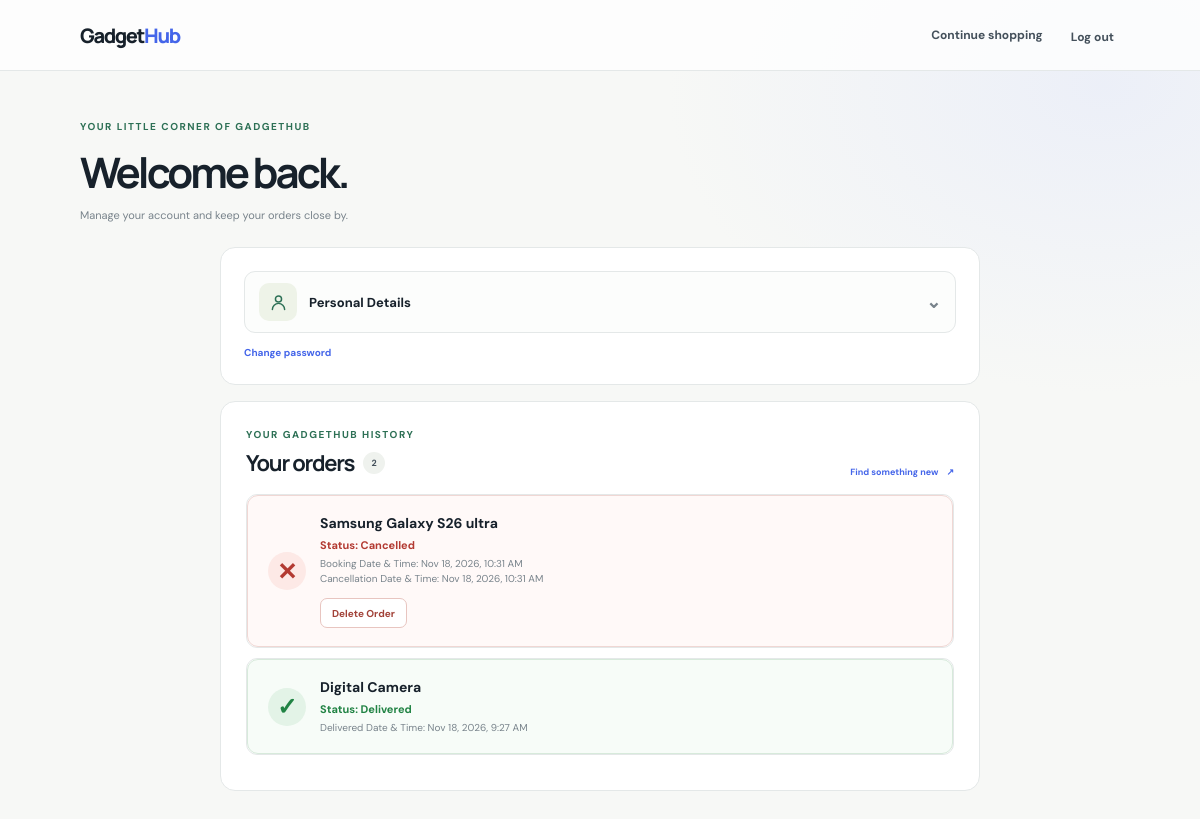
Page /account/ (signed in) on the earlier database version.
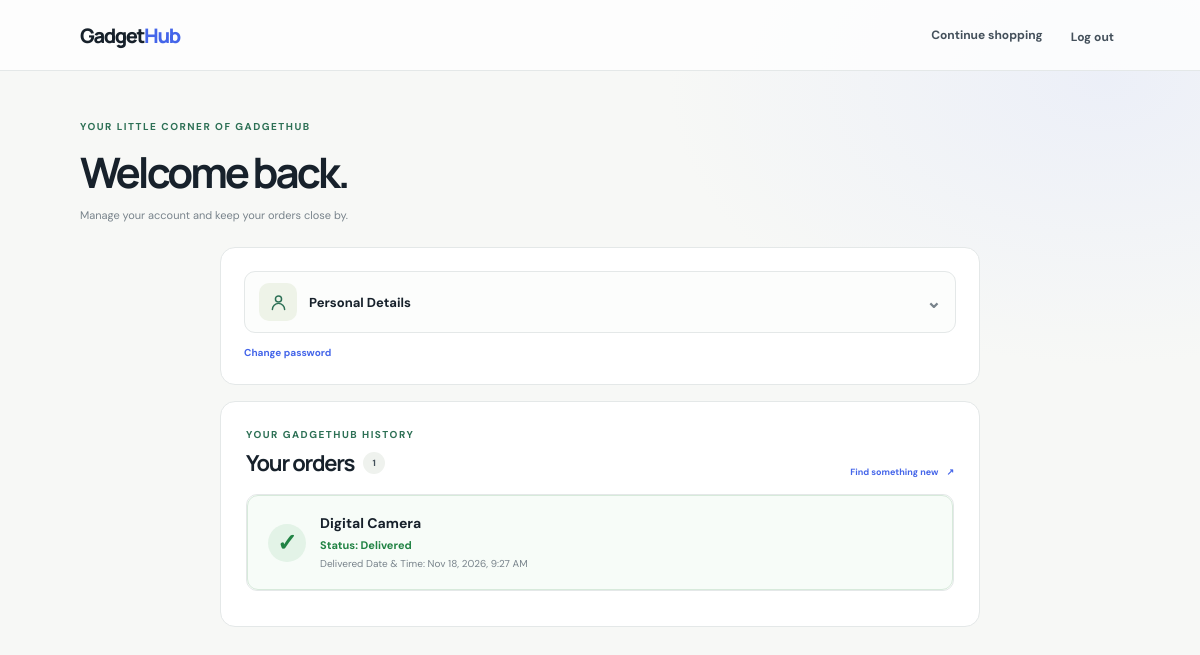
Same page on the later database version.
### home/models.py (models this page shows, shortened)
class Order(models.Model):
    class Status(models.TextChoices):
        PENDING = "pending", "Pending"
        CONFIRMED = "confirmed", "Confirmed"
        SHIPPED = "shipped", "Shipped"
        OUT_FOR_DELIVERY = "out_for_delivery", "Out for delivery"
        DELIVERED = "delivered", "Delivered"
        CANCELLED = "cancelled", "Cancelled"
    class PaymentMethod(models.TextChoices):
        CASH_ON_DELIVERY = "cash_on_delivery", "Cash on delivery"
        ARRANGE_WITH_STORE = "arrange_with_store", "Arrange with store"
        RAZORPAY = "razorpay", "Razorpay"
    class PaymentStatus(models.TextChoices):
        UNPAID = "unpaid", "Unpaid"
        PENDING = "pending", "Pending"
        PAID = "paid", "Paid"
        FAILED = "failed", "Failed"
        CANCELLED = "cancelled", "Cancelled"
        REFUNDED = "refunded", "Refunded"
    user = models.ForeignKey(
        settings.AUTH_USER_MODEL, on_delete=models.PROTECT, related_name="orders"
    )
    full_name = models.CharField(max_length=160)
    email = models.EmailField()
    phone = models.CharField(max_length=30)
    address = models.TextField()
    status = models.CharField(
        max_length=20, choices=Status.choices, default=Status.PENDING
    )
    payment_method = models.CharField(
        max_length=30,
        choices=PaymentMethod.choices,
        default=PaymentMethod.CASH_ON_DELIVERY,
    )
    payment_status = models.CharField(
        max_length=20, choices=PaymentStatus.choices, default=PaymentStatus.UNPAID
    )
    total = models.DecimalField(max_digits=12, decimal_places=2)
    stock_deducted = models.BooleanField(default=False, editable=False)
    location_latitude = models.FloatField(null=True, blank=True)
    location_longitude = models.FloatField(null=True, blank=True)
    created_at = models.DateTimeField(auto_now_add=True)
    class Meta:
        ordering = ["-created_at"]
    @property
    def latest_tracking_event(self):
        events = list(self.tracking_events.all())
        return events[-1] if events else None
    @property
    def delivered_at(self):
        if self.status != self.Status.DELIVERED:
            return None
        event = self.latest_tracking_event
        if event and event.status == self.Status.DELIVERED:
            return event.created_at
        return None
    @property
    def cancelled_at(self):
        if self.status != self.Status.CANCELLED:
            return None
        events = list(self.tracking_events.all())
        return next(
            (
                event.created_at
                for event in reversed(events)
                if event.status == self.Status.CANCELLED
            ),
            None,
        )

class OrderItem(models.Model):
    order = models.ForeignKey(Order, on_delete=models.CASCADE, related_name="items")
    product = models.ForeignKey(
        Product, on_delete=models.SET_NULL, null=True, blank=True
    )
    product_name = models.CharField(max_length=160)
    unit_price = models.DecimalField(max_digits=10, decimal_places=2)
    quantity = models.PositiveIntegerField()

class OrderTrackingEvent(models.Model):
    order = models.ForeignKey(
        Order, on_delete=models.CASCADE, related_name="tracking_events"
    )
    previous_status = models.CharField(
        max_length=24, choices=Order.Status.choices, blank=True, default=""
    )
    status = models.CharField(max_length=24, choices=Order.Status.choices)
    description = models.CharField(max_length=240)
    updated_by_name = models.CharField(max_length=160, blank=True)
    updated_by = models.ForeignKey(
        settings.AUTH_USER_MODEL,
        on_delete=models.SET_NULL,
        null=True,
        blank=True,
        related_name="order_tracking_events",
    )
    created_at = models.DateTimeField(default=timezone.now)
    class Meta:
        ordering = ["created_at", "pk"]

### home/views.py (the view, shortened to what this page needs)
# urls.py: path("account/", views.account, name="account"),
@login_required
def account(request):
    profile, _ = CustomerProfile.objects.get_or_create(user=request.user)
    is_admin = request.user.is_staff
    is_staff_profile = is_gadgethub_staff(request.user)
    is_employee_profile = is_admin or is_staff_profile
    profile_form_class = (
        AdminProfileForm if is_employee_profile else CustomerProfileForm
    )
    profile_form_kwargs = (
        {"user": request.user, "profile": profile}
        if is_employee_profile
        else {"instance": profile, "user": request.user}
    )
    profile_form = profile_form_class(**profile_form_kwargs)
    password_form = FriendlyPasswordChangeForm(request.user)
    show_password_form = False
    show_profile_details = False
    show_profile_edit = False
    if not is_employee_profile:
        paid_transactions = PaymentTransaction.objects.filter(
            order_id=OuterRef("pk"),
            status=PaymentTransaction.Status.PAID,
        )
        orders = (
            request.user.orders.annotate(
                has_verified_payment=Exists(paid_transactions)
            )
            .filter(
                Q(
                    payment_method__in=[
                        Order.PaymentMethod.CASH_ON_DELIVERY,
                        Order.PaymentMethod.ARRANGE_WITH_STORE,
                    ]
                )
                | Q(payment_status=Order.PaymentStatus.PAID)
            )
            .prefetch_related("items", "tracking_events")
            .all()
        )
    else:
        orders = Order.objects.none()
    return render(
        request,
        "home/account.html",
        {
            "orders": orders,
            "profile": profile,
            "profile_form": profile_form,
            "password_form": password_form,
            "show_password_form": show_password_form,
            "show_profile_details": show_profile_details,
            "show_profile_edit": show_profile_edit,
            "is_admin": is_admin,
            "is_staff_profile": is_staff_profile,
            "is_employee_profile": is_employee_profile,
        },
    )

### home/roles.py (called while the page is built)
def is_gadgethub_staff(user):
    return (
        user.is_authenticated
        and user.groups.filter(name=STAFF_GROUP_NAME).exists()
    )

### home/templates/home/account.html (shortened to what this page needs)
{% load static %}
<!DOCTYPE html>
<html lang="en">
<head>
    <link rel="stylesheet" href="{% static 'home/style.css' %}?v=20261123-mobile">
</head>
<body class="account-page {% if is_employee_profile %}admin-dashboard{% else %}customer-dashboard{% endif %}">
    <header class="dashboard-header">
        <div class="dashboard-header-inner">
            <a href="{% url 'home' %}" class="logo">
                <span class="logo-word">Gadget<span>Hub</span></span>
            </a>
            <nav class="dashboard-nav" id="account-navigation" aria-label="Account navigation">
                <a href="{% url 'home' %}">Continue shopping</a>
                <form method="post" action="{% url 'logout' %}">
                    <button type="submit">Log out</button>
                </form>
            </nav>
        </div>
    </header>
    <main class="dashboard-shell">
        <section class="dashboard-welcome">
            <div>
                {% if is_admin %}
                    <p class="eyebrow">YOUR GADGETHUB WORKSPACE</p>
                    <h1>Admin account.</h1>
                    <p>Manage your profile and jump into the store tools you use every day.</p>
                {% elif is_staff_profile %}
                    <p class="eyebrow">YOUR GADGETHUB WORKSPACE</p>
                    <h1>Staff account.</h1>
                    <p>Manage your personal and employee details.</p>
                {% else %}
                    <p class="eyebrow">YOUR LITTLE CORNER OF GADGETHUB</p>
                    <h1>Welcome back.</h1>
                    <p>Manage your account and keep your orders close by.</p>
                {% endif %}
            </div>
        </section>
        <div class="dashboard-grid">
            <section class="dashboard-panel profile-panel">
                <button
                    type="button"
                    class="personal-details-toggle"
                    data-personal-details-toggle
                    aria-controls="personal-details-panel"
                    aria-expanded="{{ show_profile_details|yesno:'true,false' }}"
                >
                    <span class="personal-details-icon" aria-hidden="true">
                        <svg viewBox="0 0 24 24"><circle cx="12" cy="8" r="3.5"/><path d="M5 20a7 7 0 0 1 14 0"/></svg>
                    </span>
                    <span>Personal Details</span>
                    <span class="personal-details-chevron" aria-hidden="true">⌄</span>
                </button>
                <button
                    type="button"
                    class="password-panel-toggle"
                    data-password-panel-toggle
                    data-open-label="Change password"
                    data-close-label="Close password form"
                    aria-controls="account-security-panel"
                    aria-expanded="{{ show_password_form|yesno:'true,false' }}"
                >
                    {% if show_password_form %}Close password form{% else %}Change password{% endif %}
                </button>
            </section>
        </div>
        {% if is_admin %}
            <section class="admin-management-panel" aria-labelledby="admin-management-title">
                <div class="admin-management-heading">
                    <div>
                        <p class="eyebrow">STORE OPERATIONS</p>
                        <h2 id="admin-management-title">Admin dashboard</h2>
                        <p>Manage the catalog, orders, delivery progress, and payment records.</p>
                    </div>
                    <a class="button button-dark" href="{% url 'admin:index' %}">Open dashboard <span aria-hidden="true">↗</span></a>
                </div>
                <div class="admin-management-grid">
                    <a class="admin-management-link" href="{% url 'admin:home_product_changelist' %}">
                        <span aria-hidden="true">▣</span><strong>Products &amp; inventory</strong><small>Manage listings and availability</small>
                    </a>
                    <a class="admin-management-link" href="{% url 'admin:home_category_changelist' %}">
                        <span aria-hidden="true">▦</span><strong>Categories</strong><small>Organize the product catalog</small>
                    </a>
                    <a class="admin-management-link" href="{% url 'admin:home_order_changelist' %}">
                        <span aria-hidden="true">▤</span><strong>Customer orders</strong><small>Review orders and payment status</small>
                    </a>
                    <a class="admin-management-link" href="{% url 'admin:order_updates' %}">
                        <span aria-hidden="true">↗</span><strong>Order tracking</strong><small>Confirm, ship, and deliver orders</small>
                    </a>
                    <a class="admin-management-link" href="{% url 'admin:home_paymenttransaction_changelist' %}">
                        <span aria-hidden="true">₹</span><strong>Payment details</strong><small>View Razorpay transaction records</small>
                    </a>
                </div>
            </section>
        {% else %}
        <section
            class="orders-panel"
            data-order-tracking
            data-tracking-url="{% url 'order_tracking' %}"
        >
            <div class="orders-panel-heading">
                <div>
                    <p class="eyebrow">YOUR GADGETHUB HISTORY</p>
                    <h2>Your orders <span class="order-count">{{ orders|length }}</span></h2>
                </div>
                <a href="{% url 'home' %}#products" class="text-link">Find something new <span aria-hidden="true">↗</span></a>
            </div>
            {% for order in orders %}
                <article
                    class="account-order{% if order.status == 'delivered' %} account-order-delivered{% elif order.status == 'cancelled' %} account-order-cancelled{% endif %}"
                    data-order-id="{{ order.pk }}"
                    {% if order.status == "delivered" %}data-order-delivered{% endif %}
                    {% if order.status == "cancelled" %}data-order-cancelled-card{% endif %}
                >
                    {% if order.status == "delivered" %}
                        <div class="delivered-order-summary" data-delivered-summary aria-live="polite">
                            <span class="delivered-order-check" aria-hidden="true">✓</span>
                            <div class="delivered-order-info">
                                {% for item in order.items.all %}
                                    <p class="delivered-product-name">{{ item.product_name }}</p>
                                {% endfor %}
                                <p class="delivered-order-status">Status: Delivered</p>
                                {% if order.delivered_at %}
                                    <time
                                        class="delivered-order-time"
                                        datetime="{{ order.delivered_at|date:'c' }}"
                                    >Delivered Date &amp; Time: {{ order.delivered_at|date:"M j, Y, g:i A" }}</time>
                                {% endif %}
                            </div>
                        </div>
                    {% elif order.status == "cancelled" %}
                        <div class="delivered-order-summary cancelled-order-summary" data-cancelled-summary aria-live="polite">
                            <span class="delivered-order-check cancelled-order-cross" aria-hidden="true">✕</span>
                            <div class="delivered-order-info">
                                {% for item in order.items.all %}
                                    <p class="delivered-product-name">{{ item.product_name }}</p>
                                {% endfor %}
                                <p class="delivered-order-status">Status: Cancelled</p>
                                <time
                                    class="delivered-order-time"
                                    datetime="{{ order.created_at|date:'c' }}"
                                >Booking Date &amp; Time: {{ order.created_at|date:"M j, Y, g:i A" }}</time>
                                {% if order.cancelled_at %}
                                    <time
                                        class="delivered-order-time"
                                        datetime="{{ order.cancelled_at|date:'c' }}"
                                    >Cancellation Date &amp; Time: {{ order.cancelled_at|date:"M j, Y, g:i A" }}</time>
                                {% endif %}
                                <form
                                    method="post"
                                    action="{% url 'delete_cancelled_order' order.pk %}"
                                    class="delete-cancelled-order-form"
                                    data-delete-cancelled-order
                                    data-confirm-message="Delete cancelled order #{{ order.pk }} from your order history?"
                                >
                                    <button type="submit" class="button button-delete-order">Delete Order</button>
                                </form>
                            </div>
                        </div>
                    {% endif %}
                </article>
            {% endfor %}
        </section>
        {% endif %}
    </main>
</body>
</html>

Differences in the rows shown:
removed Order: created_at "Nov 18, 2026, 10:31 AM", cancelled_at "Nov 18, 2026, 10:31 AM"
removed OrderItem: product_name "Samsung Galaxy S26 ultra", shown under "Nov 18, 2026, 10:31 AM"
Other differences:
{{ orders|length }}: "2" → "1"
